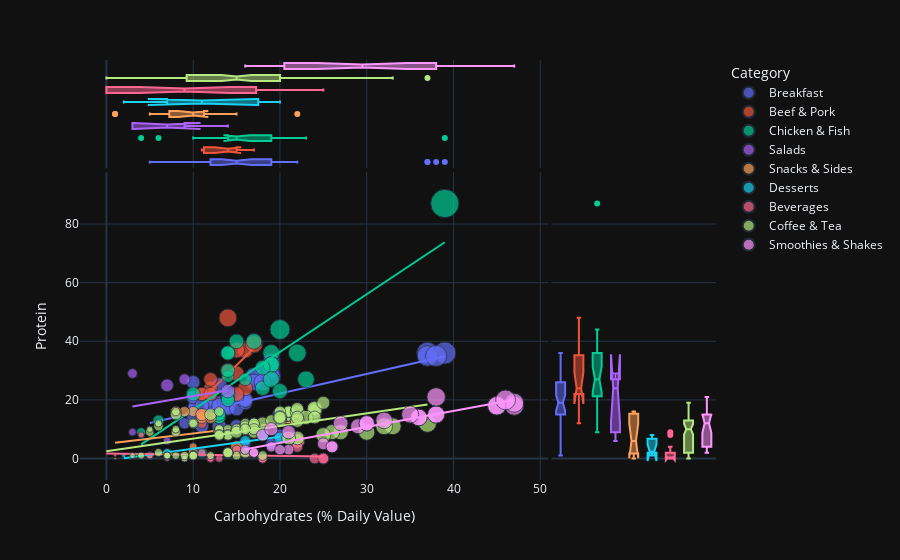

Source (notebook cell):
### Code cell
fig = px.scatter(menu, x="Carbohydrates (% Daily Value)",y='Protein', color="Category",
                 size='Calories', hover_name="Item",trendline="ols",template="plotly_dark",
                 marginal_x="box",marginal_y="box")
fig.show()
